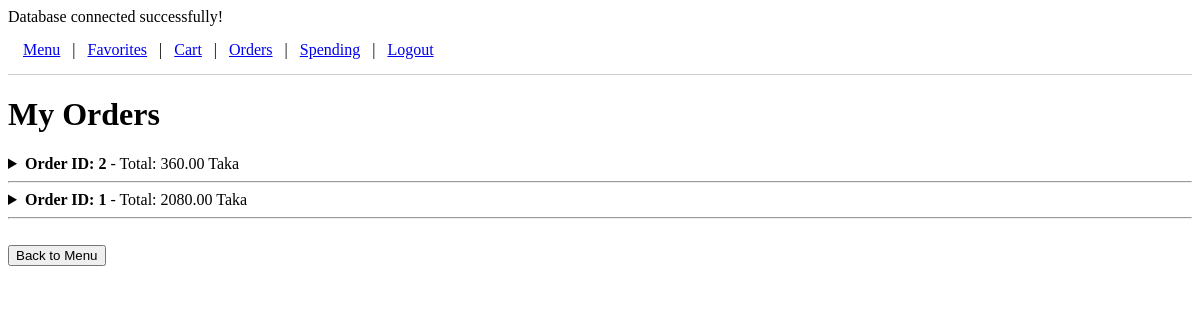
Page /Catering/orders.php (signed in) on the earlier database version.
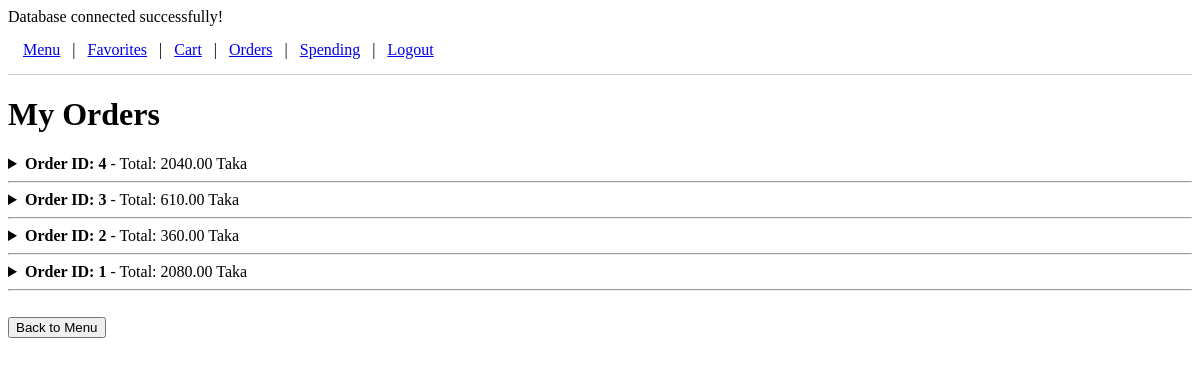
Same page on the later database version.
### tables this page shows
CREATE TABLE `orders` (
  `order_id` int(11) NOT NULL,
  `user_id` int(11) NOT NULL,
  `total_amount` decimal(10,2) NOT NULL,
  `order_date` timestamp NOT NULL DEFAULT current_timestamp()
);

### Catering/orders.php (the view, shortened to what this page needs)
<?php
require "db.php";
$user_id = $_SESSION["user_id"];
$sql = "SELECT *
        FROM orders
        WHERE user_id = '$user_id'
        ORDER BY order_id DESC";
$result = mysqli_query($conn, $sql);
?>
<!DOCTYPE html>
<html>
<head>
    <?php require "header.php"; ?>
</head>
<body>
    <h1>My Orders</h1>
    <?php
    if (mysqli_num_rows($result) == 0) {
        echo "<p>You have no orders yet.</p>";
    } else {
        while ($order = mysqli_fetch_assoc($result)) {
            $order_id = $order["order_id"];
            echo "<details>";
            echo "<summary>";
            echo "<strong>Order ID: " . $order_id . "</strong>";
            echo " - Total: " . $order["total_amount"] . " Taka";
            echo "</summary>";
            echo "<br>";
            echo "</details>";
            echo "<hr>";
        }
    }
    ?>
    <br>
    <a href="menu.php">
        <button>
            Back to Menu
        </button>
    </a>
</body>
</html>

Differences in the rows shown:
added orders: order_id "4", total_amount "2040.00"
added orders: order_id "3", total_amount "610.00"
